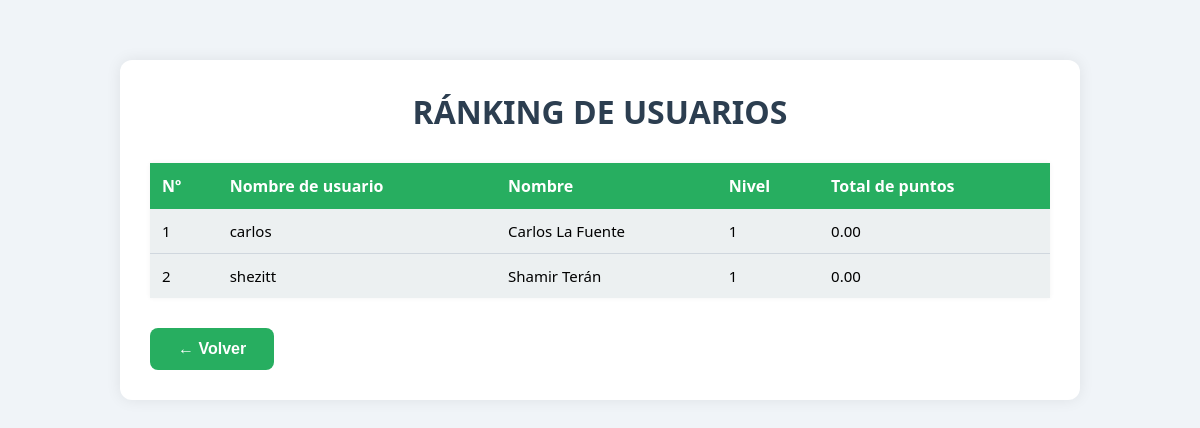
/ranking.php, run on the app's committed database.
### tables this page shows
CREATE TABLE IF NOT EXISTS `Usuario` (
  `idUsuario` INT NOT NULL AUTO_INCREMENT,
  `username` VARCHAR(45) NOT NULL,
  `nombre` VARCHAR(45) NOT NULL,
  `correo` VARCHAR(45) NOT NULL,
  `password` VARCHAR(60) NOT NULL,
  `puntos` DECIMAL(10,2) NOT NULL,
  `puntosTotal` DECIMAL(10,2) NOT NULL,
  `fechaRegistro` DATETIME NOT NULL,
  `idRol` INT NOT NULL,
  `idNivel` INT NOT NULL,
  PRIMARY KEY (`idUsuario`),
  UNIQUE INDEX `username_UNIQUE` (`username` ASC),
  INDEX `fk_Usuario_Rol1_idx` (`idRol` ASC),
  INDEX `fk_Usuario_Nivel1_idx` (`idNivel` ASC),
  UNIQUE INDEX `correo_UNIQUE` (`correo` ASC),
  CONSTRAINT `fk_Usuario_Rol1`
    FOREIGN KEY (`idRol`)
    REFERENCES `Rol` (`idRol`)
    ON DELETE NO ACTION
    ON UPDATE NO ACTION,
  CONSTRAINT `fk_Usuario_Nivel1`
    FOREIGN KEY (`idNivel`)
    REFERENCES `Nivel` (`idNivel`)
    ON DELETE NO ACTION
    ON UPDATE NO ACTION);

CREATE TABLE IF NOT EXISTS `Nivel` (
  `idNivel` INT NOT NULL AUTO_INCREMENT,
  `nivel` INT NOT NULL,
  `nombre` VARCHAR(45) NOT NULL,
  `puntosTotalesNecesarios` DECIMAL(10,2) NOT NULL,
  PRIMARY KEY (`idNivel`));

### web/ranking.php (the view, shortened to what this page needs)
<?php
require_once("conexion.php");
?>
<!DOCTYPE html>
<html lang="es">
<head>
</head>
<body>
  <div class="container">
    <div class="header">
      <h1>RÁNKING DE USUARIOS</h1>
    </div>
    <div class="cuerpo">
      <table>
        <thead>
          <tr>
            <th>Nº</th>
            <th>Nombre de usuario</th>
            <th>Nombre</th>
            <th>Nivel</th>
            <th>Total de puntos</th>
          </tr>
        </thead>
        <tbody>
          <?php
          $stmt = $conn->prepare("CALL getRankingPuntos();");
          $stmt->execute();
          $resultado = $stmt->get_result();
          $cnt = 1;
          while ($fila = $resultado->fetch_assoc()) {
            echo "<tr>";
            echo "<td>" . $cnt++ . "</td>";
            echo "<td>" . $fila['username'] . "</td>";
            echo "<td>" . $fila['nombre'] . "</td>";
            echo "<td>" . $fila['nivel'] . "</td>";
            echo "<td>" . $fila['puntosTotal'] . "</td>";
            echo "</tr>";
          }
          ?>
        </tbody>
      </table>
    </div>
    <div class="button-container">
      <button class="btn" onclick="history.back()">← Volver</button>
    </div>
  </div>
</body>
</html>

### web/ranking.php (style rules this page uses)
body { font-family: 'Segoe UI', sans-serif; background-color: #f0f4f8; margin: 0; padding: 0; }
.container { max-width: 900px; margin: 60px auto; padding: 30px; background: #ffffff; border-radius: 12px; box-shadow: 0 0 15px rgba(0,0,0,0.08); }
.header { text-align: center; margin-bottom: 30px; }
.header h1 { font-size: 32px; color: #2c3e50; margin: 0; }
table { width: 100%; border-collapse: collapse; margin-bottom: 30px; box-shadow: 0 0 5px rgba(0,0,0,0.05); }
thead th { background-color: #27ae60; color: white; padding: 12px; text-align: left; font-size: 16px; }
tbody td { background-color: #ecf0f1; padding: 12px; border-bottom: 1px solid #d0d7de; font-size: 15px; }
tbody tr:last-child td { border-bottom: none; }
.button-container { display: flex; justify-content: flex-start; }
.btn { background-color: #27ae60; color: white; padding: 12px 28px; text-decoration: none; font-weight: bold; border: none; cursor: pointer; font-size: 16px; border-radius: 8px; transition: background 0.3s; }

### data on the page
usuario: username "carlos", nombre "Carlos La Fuente", idNivel.nivel "1", puntosTotal "0.00"
usuario: username "shezitt", nombre "Shamir Terán", idNivel.nivel "1", puntosTotal "0.00"
